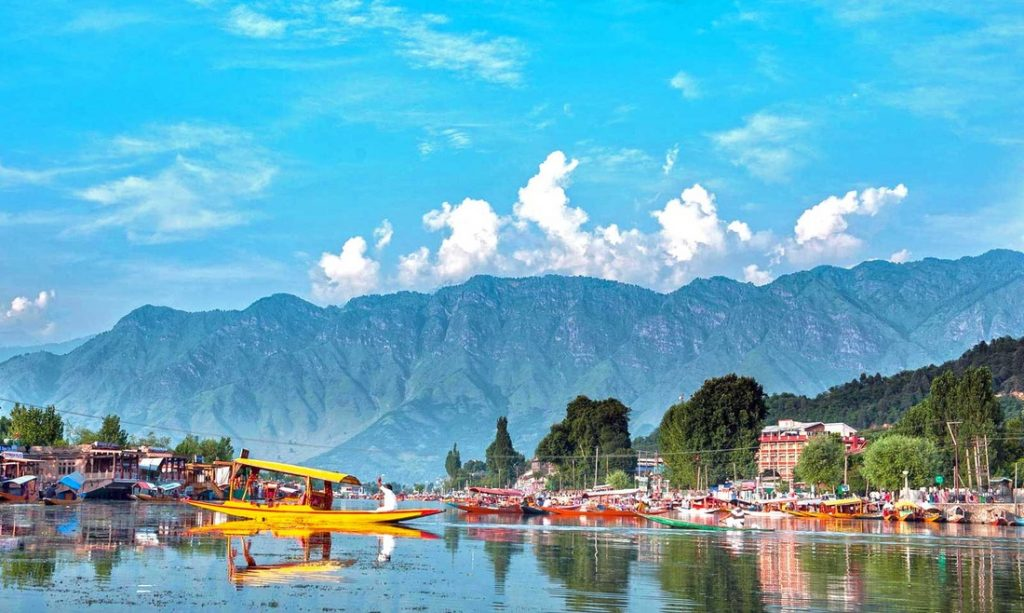
#> input picture image.jpg, 1024 x 613 px
$ python 012-Point-Processing-Methods.py
#> lines starting #> are read from the running program, lines starting #| are printed output that depends on the picture
import cv2
import numpy as np

# Load the image
image = cv2.imread('image.jpg')
#> image is the input picture: shape (613, 1024, 3); mean B, G, R 191.3, 168.5, 100.9

# Check if the image was successfully loaded
if image is None:
    print("Error: Could not open or find the image.")
else:
    # Adjust Brightness
    brightness_factor = 50  # Positive for brighter, negative for darker
    brightened_image = cv2.convertScaleAbs(image, beta=brightness_factor)
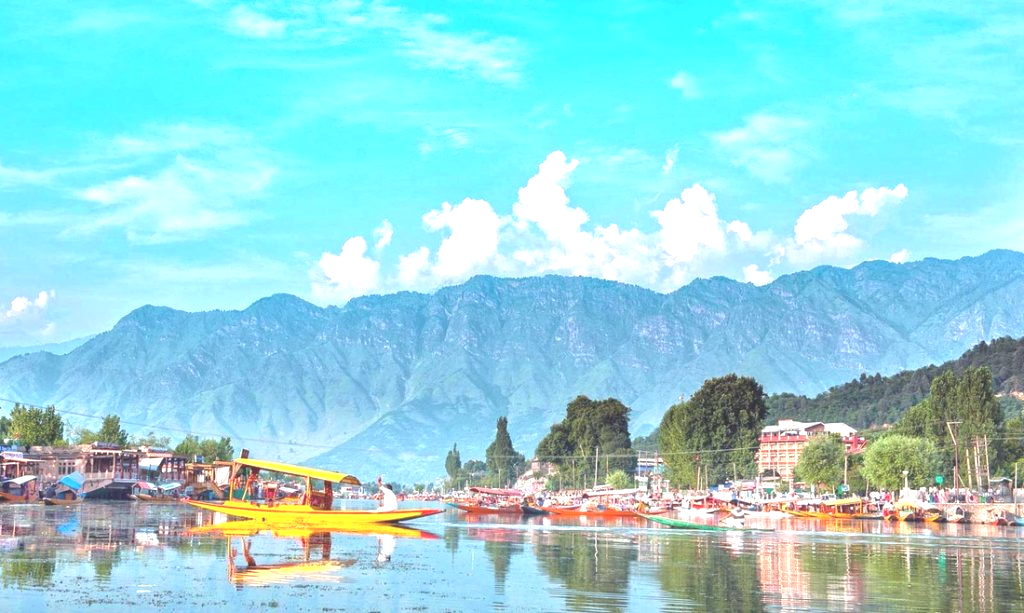
#> brightened_image: shape (613, 1024, 3); mean B, G, R 221.9, 216, 149

    # Contrast Stretching
    min_pixel_value = 50
    max_pixel_value = 200
    contrast_stretched_image = np.uint8(np.clip((image - min_pixel_value) * (255.0 / (max_pixel_value - min_pixel_value)), 0, 255))
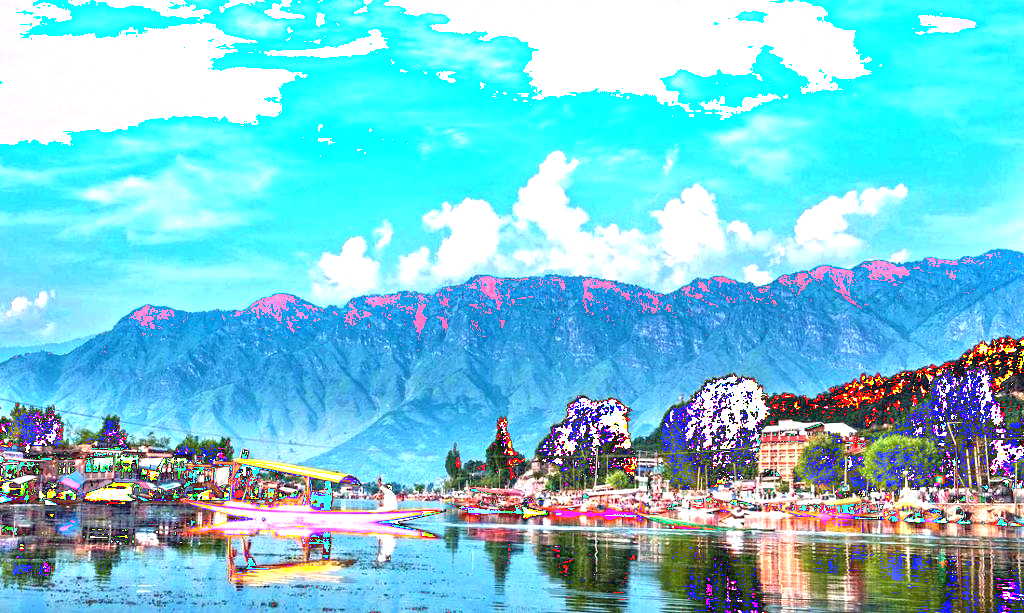
#> contrast_stretched_image: shape (613, 1024, 3); mean B, G, R 217.3, 201.1, 121.3

    # Invert Colors
    inverted_image = cv2.bitwise_not(image)
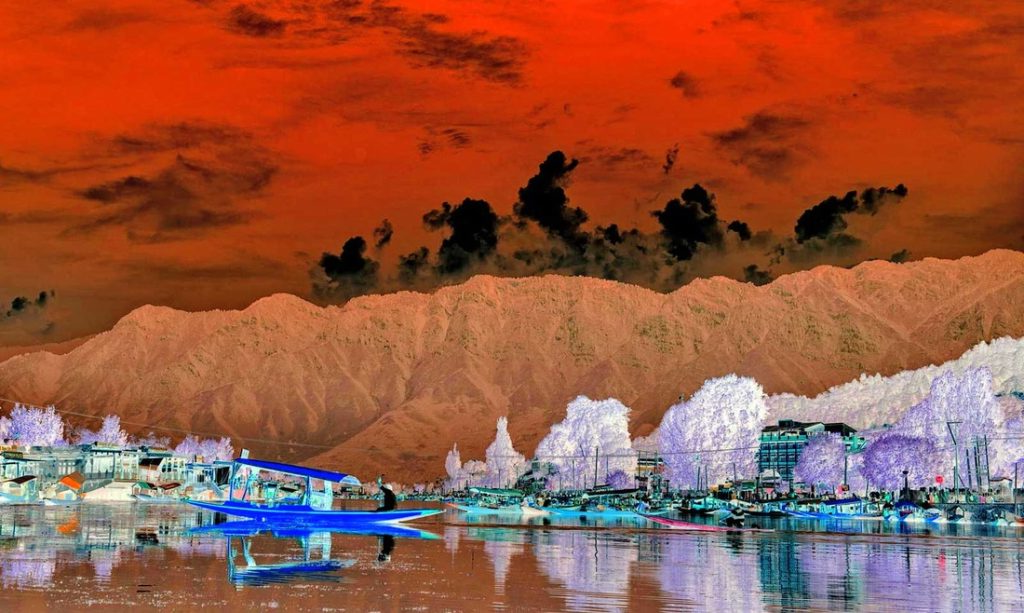
#> inverted_image: shape (613, 1024, 3); mean B, G, R 63.7, 86.5, 154.1

    # Display the original, brightened, contrast-stretched, and inverted images
    cv2.imshow('Original Image', image)
    cv2.imshow('Brightened Image', brightened_image)
    cv2.imshow('Contrast-Stretched Image', contrast_stretched_image)
    cv2.imshow('Inverted Image', inverted_image)

    # Wait for a key press indefinitely or for a specific time (e.g., 3000 milliseconds)
    cv2.waitKey(0)

    # Close all OpenCV windows
    cv2.destroyAllWindows()
